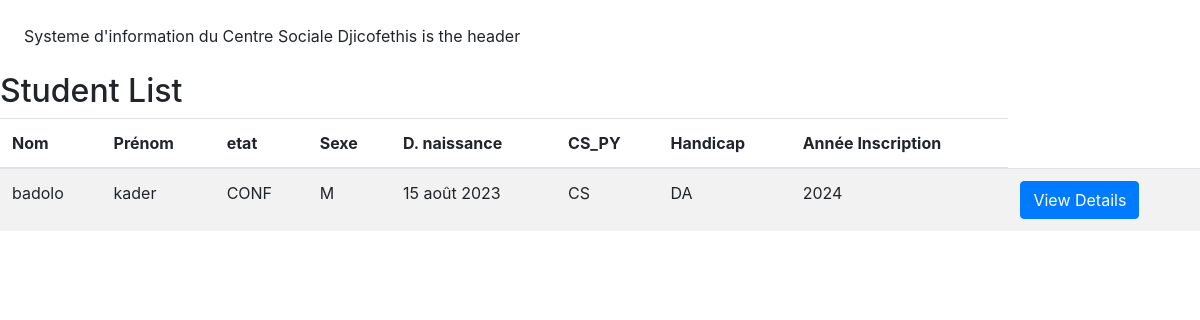
The app's page /homepage/acceuil/3/students/, older data.
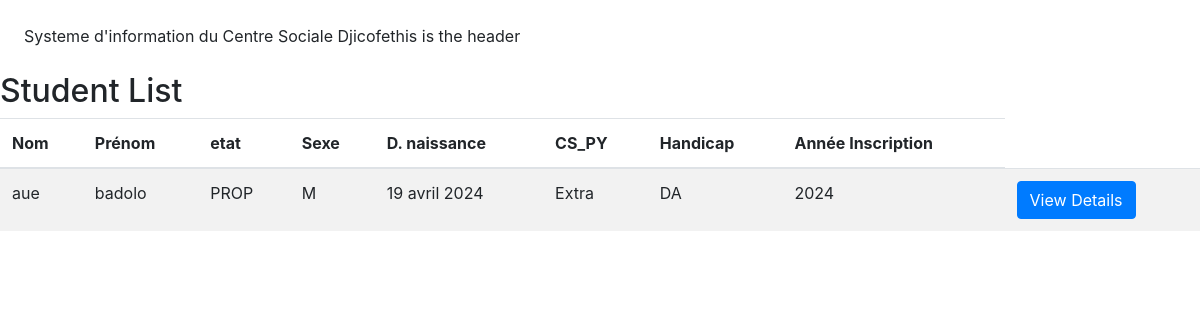
The same page, newer data.
### scuelo/models.py (models this page shows, shortened)
class Eleve(models.Model):
    nom = models.CharField(max_length=34, null=False)
    prenom = models.CharField(max_length=34, null=False)
    date_enquete = models.DateTimeField(blank=True)  # is  added right after
    condition_eleve = models.CharField(
        max_length=4,
        choices=CONDITION_ELEVE
    )
    sex = models.CharField(max_length=1, choices=SEX)
    date_naissance = models.DateField()
    cs_py = models.CharField(max_length=6, choices=CS_PY)
    hand = models.CharField(max_length=2, choices=HAND, default="")
    annee_inscr = models.CharField(max_length=4)  # the inscrption year
    parent = models.CharField(max_length=34, null=False)
    tel_parent = models.CharField(max_length=24, null=False)
    note_eleve = models.CharField(max_length=240, blank=True, default='')
    classe_nass = models.ForeignKey(Classe ,  on_delete=models.PROTECT   )
    '''
    def save(self, *args, **kwargs):
        super().save(*args, **kwargs)
        messages.success(request, f'vous avez enregister l\'eleve {self.nom} {self.prenom} de la classe  de  {self.nom_classe}')
    '''
    class Meta:
        verbose_name = 'Eleve'
        verbose_name_plural = 'Eleves'

### scuelo/views.py (the view)
# urls.py: path('acceuil/<int:classe_id>/students/', student_list, name='student_list'),
def student_list(request, classe_id):
    classe = get_object_or_404(Classe, pk=classe_id)
    students = classe.eleve_set.all()
    return render(request, 'scuelo/eleveperclasse.html', {'classe': classe, 'students': students})

### scuelo/templates/scuelo/eleveperclasse.html (shortened to what this page needs)
{% extends 'layout.html' %}
        {% block header %}
    <header>
   <div class="head  color-red p-4">
    Systeme  d'information du Centre Sociale Djicofethis is the header
   </div>
  </header>
        {% endblock header %}
{% block content %}
<div class=" ">
  <h2>Student List</h2>
  <table class="table table-striped">
    <thead>
      <tr>
        <th>Nom</th>
        <th>Prénom</th>
        <th>etat</th>
        <th>Sexe</th>
        <th>D. naissance</th>
        <th>CS_PY</th>
        <th>Handicap</th>
        <th>Année Inscription</th>
      </tr>
    </thead>
    <tbody>
      {% for student in students %}
      <tr>
        <td>{{ student.nom }}</td>
        <td>{{ student.prenom }}</td>
        <td>{{ student.condition_eleve }}</td>
        <td>{{ student.sex }}</td>
        <td>{{ student.date_naissance }}</td>
        <td>{{ student.cs_py }}</td>
        <td>{{ student.hand }}</td>
        <td>{{ student.annee_inscr }}</td>
        <td>
          <a href="{% url 'student_detail' student.pk %}" class="btn btn-primary">View Details</a>
        </td>
      </tr>
      {% endfor %}
    </tbody>
  </table>
</div>
{% endblock %}

Row changes from the older to the newer data that the page shows:
no longer on this page (row edited): Eleve: nom "badolo", prenom "kader", condition_eleve "CONF", sex "M", date_naissance "15 août 2023", cs_py "CS", hand "DA", annee_inscr "2024"
added Eleve: nom "aue", prenom "badolo", condition_eleve "PROP", sex "M", date_naissance "19 avril 2024", cs_py "Extra", hand "DA", annee_inscr "2024"
